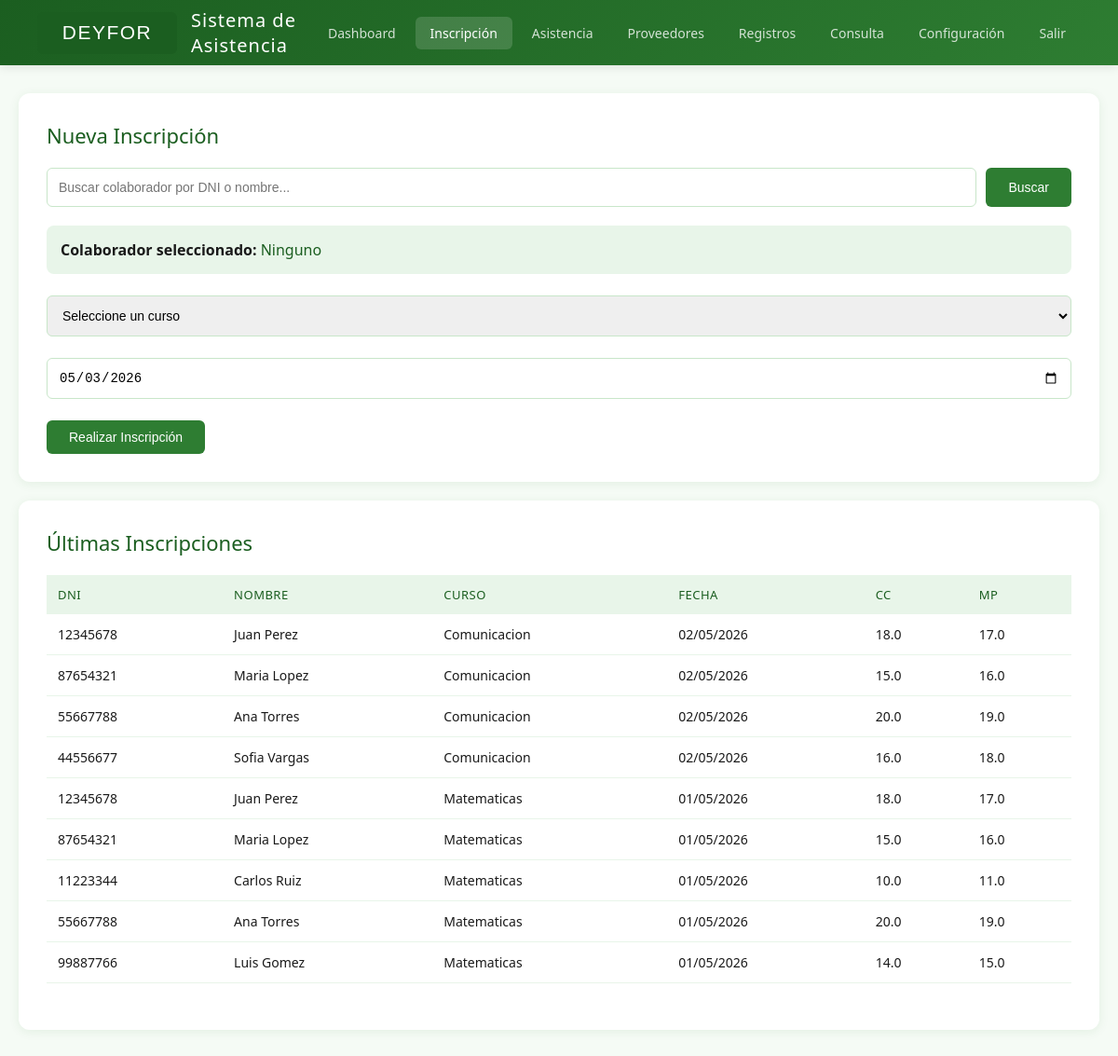
The app's page /inscripcion.php (signed in) with its own data.
### tables this page shows
CREATE TABLE config (
            id INTEGER PRIMARY KEY AUTOINCREMENT,
            clave VARCHAR(100) UNIQUE,
            valor TEXT
        );

CREATE TABLE inscripciones (
            id INTEGER PRIMARY KEY AUTOINCREMENT,
            dni VARCHAR(20),
            curso VARCHAR(255),
            fecha DATE,
            cc DECIMAL(5,2),
            mp DECIMAL(5,2),
            UNIQUE(dni, curso, fecha)
        );

CREATE TABLE perfiles (
            id INTEGER PRIMARY KEY AUTOINCREMENT,
            dni VARCHAR(20) UNIQUE,
            nombres VARCHAR(255),
            cc DECIMAL(5,2),
            mp DECIMAL(5,2)
        );

### functions.php (called while the page is built, shortened)
<?php
function getDB() {
    static $pdo;
    if (!$pdo) {
        if (getenv('DATABASE_URL')) {
            $db_url = parse_url(getenv('DATABASE_URL'));
            $host = $db_url['host'];
            $port = $db_url['port'] ?? 3306;
            $user = $db_url['user'];
            $pass = $db_url['pass'] ?? '';
            $dbname = ltrim($db_url['path'], '/');
            try {
                $pdo = new PDO("mysql:host=$host;port=$port;dbname=$dbname;charset=utf8mb4", $user, $pass);
                $pdo->setAttribute(PDO::ATTR_ERRMODE, PDO::ERRMODE_EXCEPTION);
                initDBTables($pdo, 'mysql');
            } catch (Exception $e) {
                die("Error de conexión MySQL: " . $e->getMessage());
            }
        } else {
            $db_file = __DIR__ . '/asistencia.db';
            try {
                $pdo = new PDO("sqlite:$db_file");
                $pdo->setAttribute(PDO::ATTR_ERRMODE, PDO::ERRMODE_EXCEPTION);
            } catch (Exception $e) {
                die("Error de conexión SQLite: " . $e->getMessage());
            }
        }
    }
    return $pdo;
}
function getConfig($clave) {
    $pdo = getDB();
    $stmt = $pdo->prepare("SELECT valor FROM config WHERE clave = ?");
    $stmt->execute([$clave]);
    $row = $stmt->fetch(PDO::FETCH_ASSOC);
    return $row ? $row['valor'] : null;
}
function formatDate($date) {
    return date('d/m/Y', strtotime($date));
}

### inscripcion.php (the view, shortened to what this page needs)
<?php
require_once 'functions.php';
$pdo = getDB();
$busqueda = isset($_GET['q']) ? trim($_GET['q']) : '';
$inscripciones = $pdo->query("SELECT i.*, p.nombres FROM inscripciones i LEFT JOIN perfiles p ON i.dni = p.dni ORDER BY i.fecha DESC LIMIT 20")->fetchAll(PDO::FETCH_ASSOC);
?>
<?php require 'header.php'; ?>
<div class="card">
    <h2>Nueva Inscripción</h2>
    <form method="GET" class="search-box">
        <input type="text" name="q" value="<?php echo htmlspecialchars($busqueda); ?>" placeholder="Buscar colaborador por DNI o nombre...">
        <button type="submit" class="btn">Buscar</button>
    </form>
    <form method="POST" id="formInscripcion" style="margin-top:20px;">
        <div style="background:#e8f5e9; padding:15px; border-radius:8px; margin-bottom:15px;">
            <strong>Colaborador seleccionado:</strong>
            <span id="nombre_seleccionado" style="color:#1b5e20;">Ninguno</span>
        </div>
        <select name="curso" required style="margin-bottom:15px;">
            <option value="">Seleccione un curso</option>
        </select>
        <input type="date" name="fecha" value="<?php echo date('Y-m-d'); ?>" required>
        <button type="submit" name="inscribir" class="btn" style="margin-top:15px;">Realizar Inscripción</button>
    </form>
</div>
<div class="card">
    <h2>Últimas Inscripciones</h2>
    <table>
        <thead>
            <tr>
                <th>DNI</th>
                <th>Nombre</th>
                <th>Curso</th>
                <th>Fecha</th>
                <th>CC</th>
                <th>MP</th>
            </tr>
        </thead>
        <tbody>
            <?php foreach ($inscripciones as $ins): ?>
            <tr>
                <td><?php echo htmlspecialchars($ins['dni']); ?></td>
                <td><?php echo htmlspecialchars($ins['nombres'] ?: 'N/A'); ?></td>
                <td><?php echo htmlspecialchars($ins['curso']); ?></td>
                <td><?php echo formatDate($ins['fecha']); ?></td>
                <td><?php echo number_format($ins['cc'], 1); ?></td>
                <td><?php echo number_format($ins['mp'], 1); ?></td>
            </tr>
            <?php endforeach; ?>
        </tbody>
    </table>
</div>
<?php require 'footer.php'; ?>

### header.php (shortened to what this page needs)
<!DOCTYPE html>
<html lang="es">
<head>
</head>
<body>
    <div class="header">
        <div class="logo">
            <img src="<?php echo getConfig('logo') ?: 'assets/logo.svg'; ?>" alt="Logo">
            <h1>Sistema de Asistencia</h1>
        </div>
        <nav>
            <a href="index.php" <?php echo basename($_SERVER['PHP_SELF']) == 'index.php' ? 'class="active"' : ''; ?>>Dashboard</a>
            <a href="inscripcion.php" <?php echo basename($_SERVER['PHP_SELF']) == 'inscripcion.php' ? 'class="active"' : ''; ?>>Inscripción</a>
            <a href="asistencia.php" <?php echo basename($_SERVER['PHP_SELF']) == 'asistencia.php' ? 'class="active"' : ''; ?>>Asistencia</a>
            <a href="proveedores.php" <?php echo basename($_SERVER['PHP_SELF']) == 'proveedores.php' ? 'class="active"' : ''; ?>>Proveedores</a>
            <a href="registros.php" <?php echo basename($_SERVER['PHP_SELF']) == 'registros.php' ? 'class="active"' : ''; ?>>Registros</a>
            <a href="consulta.php" <?php echo basename($_SERVER['PHP_SELF']) == 'consulta.php' ? 'class="active"' : ''; ?>>Consulta</a>
            <a href="config.php" <?php echo basename($_SERVER['PHP_SELF']) == 'config.php' ? 'class="active"' : ''; ?>>Configuración</a>
            <?php if (isset($_SESSION['auth']) && $_SESSION['auth'] === true): ?>
            <a href="logout.php">Salir</a>
            <?php endif; ?>
        </nav>
    </div>
    <div class="container">

### footer.php (shortened to what this page needs)
    </div>
</body>
</html>

### header.php (style rules this page uses)
* { margin: 0; padding: 0; box-sizing: border-box; }
body { font-family: 'Segoe UI', sans-serif; background: #f5fbf5; color: #1a1a1a; }
.header { background: linear-gradient(135deg, #1b5e20, #2e7d32); color: white; padding: 0 40px; height: 70px; display: flex; align-items: center; justify-content: space-between; box-shadow: 0 2px 10px rgba(0,0,0,0.1); }
.header .logo { display: flex; align-items: center; gap: 15px; }
.header .logo img { height: 45px; width: auto; max-width: 200px; }
.header .logo h1 { font-size: 20px; font-weight: 300; letter-spacing: 1px; }
.header nav { display: flex; gap: 5px; }
.header nav a { color: rgba(255,255,255,0.8); text-decoration: none; padding: 8px 16px; border-radius: 6px; font-size: 14px; transition: all 0.3s; }
.header nav a:hover, .header nav a.active { background: rgba(255,255,255,0.15); color: white; }
.container { max-width: 1200px; margin: 30px auto; padding: 0 20px; }
.card { background: white; border-radius: 12px; padding: 30px; box-shadow: 0 2px 12px rgba(0,100,0,0.08); margin-bottom: 20px; }
.card h2 { color: #1b5e20; font-weight: 400; margin-bottom: 20px; font-size: 22px; }
.btn { display: inline-block; padding: 10px 24px; background: #2e7d32; color: white; border: none; border-radius: 6px; font-size: 14px; cursor: pointer; text-decoration: none; transition: background 0.3s; }
input, select { width: 100%; padding: 12px; margin: 8px 0; border: 1px solid #c8e6c9; border-radius: 6px; font-size: 14px; transition: border 0.3s; }
table { width: 100%; border-collapse: collapse; margin: 20px 0; }
table th { background: #e8f5e9; color: #1b5e20; padding: 12px; text-align: left; font-weight: 500; font-size: 13px; text-transform: uppercase; letter-spacing: 0.5px; }
table td { padding: 12px; border-bottom: 1px solid #e8f5e9; font-size: 14px; }
.search-box { display: flex; gap: 10px; margin: 20px 0; }
.search-box input { flex: 1; margin: 0; }

### records on screen
config: valor (picture)
inscripciones: dni "12345678", perfiles.nombres "Juan Perez", curso "Comunicacion", fecha "02/05/2026", cc "18.0", mp "17.0"
inscripciones: dni "87654321", perfiles.nombres "Maria Lopez", curso "Comunicacion", fecha "02/05/2026", cc "15.0", mp "16.0"
inscripciones: dni "55667788", perfiles.nombres "Ana Torres", curso "Comunicacion", fecha "02/05/2026", cc "20.0", mp "19.0"
inscripciones: dni "44556677", perfiles.nombres "Sofia Vargas", curso "Comunicacion", fecha "02/05/2026", cc "16.0", mp "18.0"
inscripciones: dni "12345678", perfiles.nombres "Juan Perez", curso "Matematicas", fecha "01/05/2026", cc "18.0", mp "17.0"
inscripciones: dni "87654321", perfiles.nombres "Maria Lopez", curso "Matematicas", fecha "01/05/2026", cc "15.0", mp "16.0"
inscripciones: dni "11223344", perfiles.nombres "Carlos Ruiz", curso "Matematicas", fecha "01/05/2026", cc "10.0", mp "11.0"
inscripciones: dni "55667788", perfiles.nombres "Ana Torres", curso "Matematicas", fecha "01/05/2026", cc "20.0", mp "19.0"
inscripciones: dni "99887766", perfiles.nombres "Luis Gomez", curso "Matematicas", fecha "01/05/2026", cc "14.0", mp "15.0"
